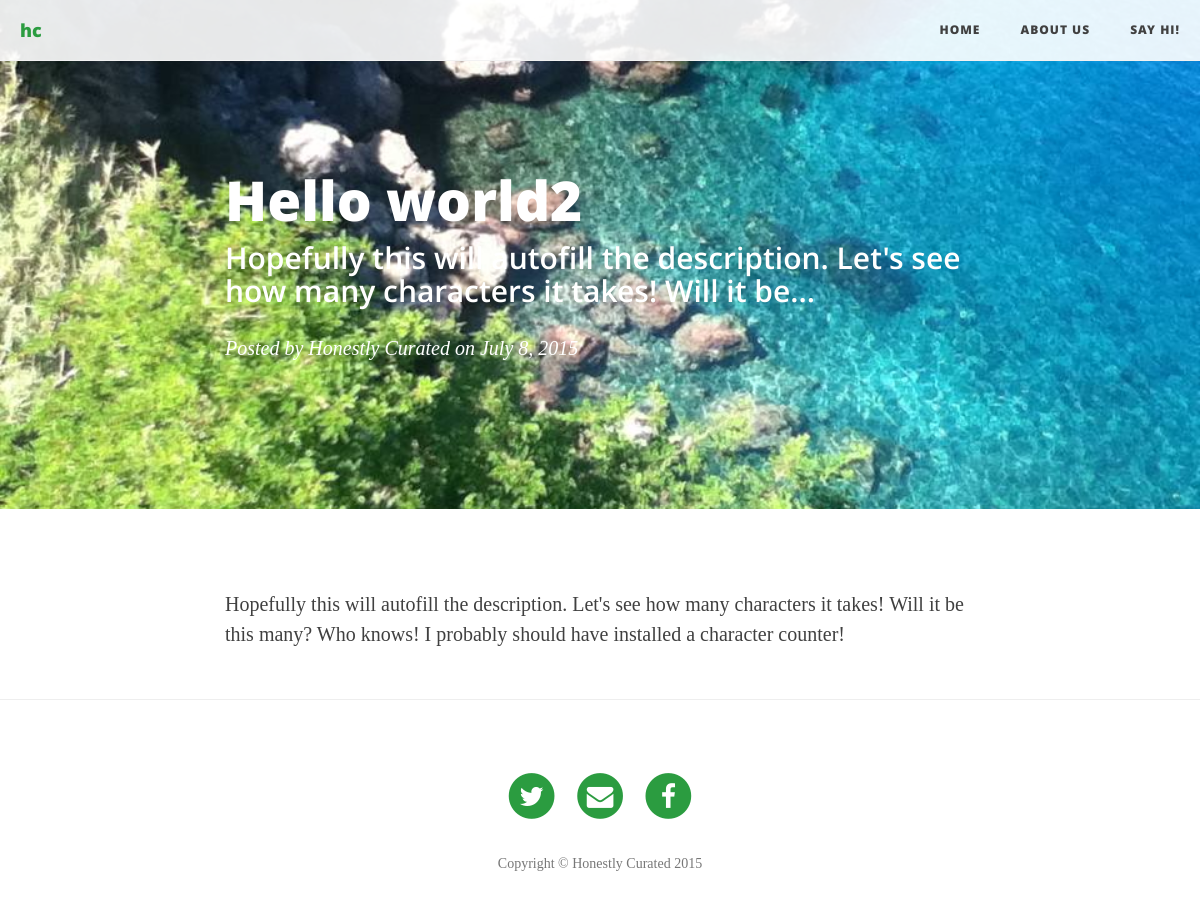
Screenshot of /hello-world2/ with the database file from the repository.
### blog/models.py (models this page shows, shortened)
class Page(models.Model):
    title = models.CharField(max_length=255, unique=True)
    subtitle = models.CharField(max_length=255, null=True, blank=True)
    slug = models.SlugField(max_length=255, unique=True)
    order = models.IntegerField(unique=True)
    content = RedactorField(verbose_name=u'Text')
    published = models.BooleanField(default=True)
    class Meta:
        ordering = ['order']
    def get_absolute_url(self):
        return reverse('blog.views.page',args=[self.slug])

class Post(models.Model):
    title = models.CharField(max_length=255)
    slug = models.SlugField(unique=True,
                            max_length=255)
    description = models.CharField(max_length=255, null=True, blank=True,help_text="Leave blank for auto-fill")
    author = models.CharField(max_length=255,default="Honestly Curated")
    content = RedactorField(verbose_name=u'Text')
    published = models.BooleanField(default=True)
    created = models.DateTimeField(auto_now_add=True)
    tag = models.ManyToManyField(Tag, related_name="posts", related_query_name="post", blank=True)
    class Meta:
        ordering = ['-created']

### blog/views.py (the view)
# urls.py: url(r'^(?P<slug>[\w\-]+)/$', 'blog.views.post'),
def post(request,slug):
    post = get_object_or_404(Post,slug=slug)
    post.tags = Tag.objects.filter(post__slug=post.slug)
    pages = Page.objects.filter(published=True)
    return render(request,'blog/post.html',{'post':post,'pages':pages,'MEDIA_URL':settings.MEDIA_URL})

### random_image/templatetags/random_image.py (called while the page is built)
@register.simple_tag
def random_image(image_dir):
    try:
        valid_extensions = settings.RANDOM_IMAGE_EXTENSIONS
    except AttributeError:
        valid_extensions = ['.jpg','.jpeg','.png','.gif',]
    if image_dir:
        rel_dir = image_dir
    else:
        rel_dir = settings.RANDOM_IMAGE_DIR
    rand_dir = os.path.join(settings.MEDIA_ROOT, rel_dir)
    files = [f for f in os.listdir(rand_dir) if os.path.splitext(f)[1] in valid_extensions]
    return os.path.join(rel_dir, random.choice(files))

### hc/templates/blog/post.html (shortened to what this page needs)
{% extends 'blog/base.html' %}
    {% load staticfiles %}
    {% load random_image %}
    {% block content %}
    <header class="intro-header" style="background-image: url('{{MEDIA_URL}}{% random_image "blog" %}')">
        <div class="container">
            <div class="row">
                <div class="col-lg-8 col-lg-offset-2 col-md-10 col-md-offset-1">
                    <div class="post-heading">
                        <h1>{{post.title}}</h1>
                        <h2 class="subheading">{{post.description}}</h2>
                        <span class="meta">Posted by {{post.author}} on
                            <time datetime="{{post.created|date:"c"}}">
                                {{post.created|date}}
                            </time>
                        </span>
                    </div>
                </div>
            </div>
        </div>
    </header>
    <article>
        <div class="container">
            <div class="row">
                <div class="col-lg-8 col-lg-offset-2 col-md-10 col-md-offset-1">
                    {{ post.content|safe}}
                </div>
            </div>
        </div>
    </article>
    <hr>
    {% endblock %}

### hc/templates/blog/base.html (shortened to what this page needs)
<!DOCTYPE html>
    <html>
        <head>
            {% load staticfiles %}
            {% load compress %}
            {% compress css %}
            <link href="{% static "blog/css/bootstrap.min.css" %}" rel="stylesheet">
            <link href="{% static "blog/css/clean-blog.min.css" %}" rel="stylesheet">
            <link href="{% static "blog/css/font-awesome.min.css" %}" rel="stylesheet" type="text/css">
            <link href="{% static "blog/css/font-lora.css" %}" rel='stylesheet' type='text/css'>
            <link href="{% static "blog/css/font-open-sans.css" %}" rel='stylesheet' type='text/css'>
            {% endcompress %}
            </head>
        <body>
            <nav class="navbar navbar-default navbar-custom navbar-fixed-top is-fixed is-visible">
                <div class="container-fluid">
                    <div class="navbar-header page-scroll">
                        <a class="navbar-brand" href="{% url 'blog.views.index' %}">hc</a>
                    </div>
                    <div class="collapse navbar-collapse" id="bs-example-navbar-collapse-1">
                        <ul class="nav navbar-nav navbar-right">
                            <li>
                                <a href="{% url 'blog.views.index' %}">Home</a>
                            </li>
                            {% for page in pages%}
                            <li>
                                <a href="{{page.get_absolute_url}}">{{page.title}}</a>
                            </li>
                            {% endfor %}
                        </ul>
                    </div>
                </div>
            </nav>
            {% block content %}
            {% endblock %}
            <footer>
                <div class="container">
                    <div class="row">
                        <div class="col-lg-8 col-lg-offset-2 col-md-10 col-md-offset-1">
                            <ul class="list-inline text-center">
                                <li>
                                    <a href="https://twitter.com/honestlycurated" target="_blank">
                                        <span class="fa-stack fa-lg">
                                            <i class="fa fa-circle fa-stack-2x"></i>
                                            <i class="fa fa-twitter fa-stack-1x fa-inverse"></i>
                                        </span>
                                    </a>
                                </li>
                                <li>
                                    <a href="#" id="mailto">
                                        <span class="fa-stack fa-lg">
                                            <i class="fa fa-circle fa-stack-2x"></i>
                                            <i class="fa fa-envelope fa-stack-1x fa-inverse"></i>
                                        </span>
                                    </a>
                                </li>
                                <li>
                                    <a href="https://www.facebook.com/honestlycurated" target="_blank">
                                        <span class="fa-stack fa-lg">
                                            <i class="fa fa-circle fa-stack-2x"></i>
                                            <i class="fa fa-facebook fa-stack-1x fa-inverse"></i>
                                        </span>
                                    </a>
                                </li>
                            </ul>
                            <p class="copyright text-muted">Copyright &copy; Honestly Curated 2015</p>
                        </div>
                    </div>
                </div>
            </footer>
        </body>
    </html>

### hc/templates/blog/base.html (style rules this page uses)
a { color: #2b9c40; }

### rows the page displays
Page: title "ABOUT US"
Page: title "SAY HI!"
Post: title "Hello world2", description "Hopefully this will autofill the description. Let's see how many characters it takes! Will it be...", author "Honestly Curated", created "July 8, 2015", content "Hopefully this will autofill the description. Let's see how many characters it takes! Will it be this many? Who knows! I probably should have installed a character counter!"
